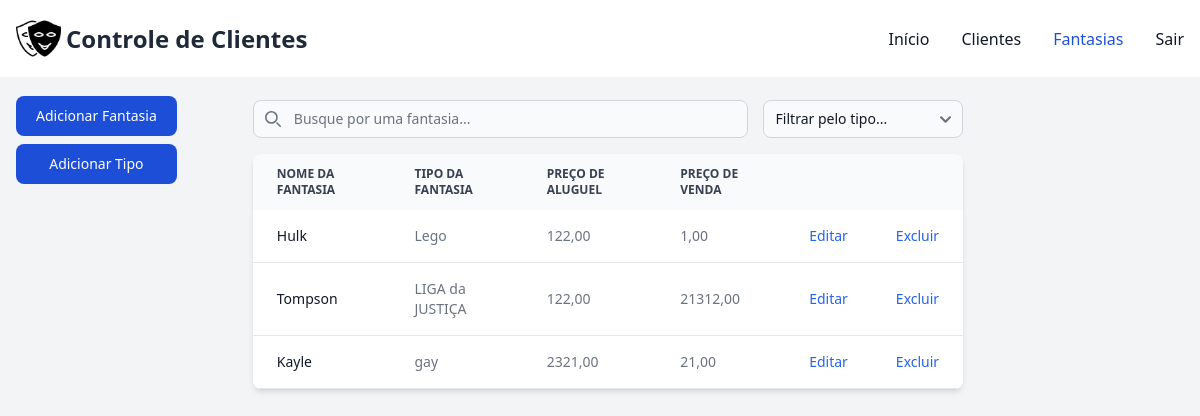
Before: /controle/fantasias/ (signed in) with the older database file.
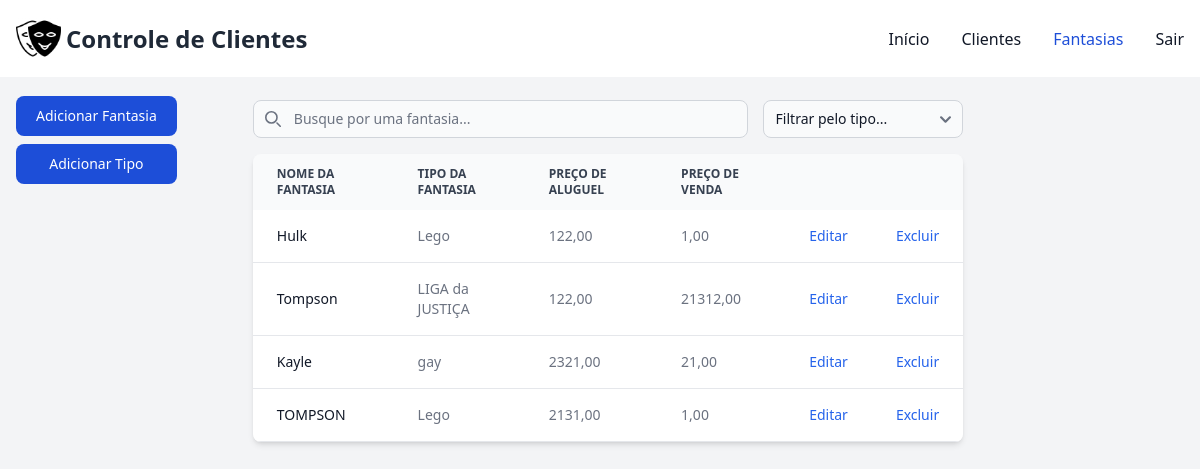
After: the same page with the newer database file.
### controle/models.py (models this page shows, shortened)
class Fantasia(models.Model):
    usuario = models.ForeignKey(User, on_delete=models.CASCADE)
    nome_fantasia = models.CharField(max_length=60, unique=True)
    preco_venda = models.DecimalField(max_digits=10, decimal_places=2, blank=True, null=True)
    preco_aluguel = models.DecimalField(max_digits=10, decimal_places=2, blank=True, null=True)
    tipo_fantasia = models.ForeignKey(Tipo, on_delete=models.CASCADE)

class Tipo(models.Model):
    usuario = models.ForeignKey(User, on_delete=models.CASCADE)
    nome_tipo = models.CharField(max_length=60, unique=True, null=False)

### controle/views.py (the view, shortened to what this page needs)
# urls.py: path('fantasias/', views.fantasias_view, name='fantasias'),
@login_required(login_url="/controle/login")
def fantasias_view(request):
    if request.method == "GET":
        sessao = request.user
        fantasias = Fantasia.objects.filter(usuario=sessao)
        tipos = Tipo.objects.filter(usuario=sessao)
        context = {
            'fantasias': fantasias,
            'tipos': tipos
        }
        return render(request, 'fantasias.html', context)

### controle/templates/fantasias.html (shortened to what the changed rows need)
{% extends "base.html" %}
{% block conteudo %}
    <div class="pt-4 pl-4">
        <div class="flex justify-center">
            <div  class="flex flex-col lg:w-3/5 w-4/5">
            <div class="relative overflow-x-auto shadow-md sm:rounded-lg">
                <table class="w-full text-sm text-left rtl:text-right text-gray-500">
                    <thead class="text-xs text-gray-700 uppercase bg-gray-50">
                        <tr>
                            <th scope="col" class="px-6 py-3">
                                Nome da Fantasia
                            </th>
                            <th scope="col" class="px-6 py-3">
                                Tipo da Fantasia
                            </th>
                            <th scope="col" class="px-6 py-3">
                                Preço de Aluguel
                            </th>
                            <th scope="col" class="px-6 py-3">
                                Preço de Venda
                            </th>
                            <th scope="col" class="px-6 py-3">
                            </th>
                            <th scope="col" class="px-6 py-3">
                            </th>
                        </tr>
                    </thead>
                    <tbody>
                        {% for fantasia in fantasias %}
                        <tr class="bg-white border-b">
                            <th scope="row" class="px-6 py-4 font-medium text-gray-900 whitespace-nowrap">
                                {{ fantasia.nome_fantasia|truncatechars:52 }}
                            </th>
                            <td class="px-6 py-4">
                                {{ fantasia.tipo_fantasia.nome_tipo }}
                            </td>
                            <td class="px-6 py-4">
                                {{ fantasia.preco_aluguel }}
                            </td>
                            <td class="px-6 py-4">
                                {{ fantasia.preco_venda }}
                            </td>
                            <td class="px-6 py-4">
                                <button data-fantasia-id="{{ fantasia.id }}" data-modal-target="editar-modal" data-modal-toggle="editar-modal" class="font-medium text-blue-600 hover:underline">Editar</button>
                            </td>
                            <td class="px-6 py-4">
                                <button data-fantasia-id="{{ fantasia.id }}" class="font-medium text-blue-600 hover:underline" onclick="excluirFantasia(event)">Excluir</button>
                            </td>
                        </tr>
                        {% endfor %}
                    </tbody>
                </table>
            </div>
        </div>
    </div>
    </div>
    {% load static %}
{% endblock %}

Changed rows visible on the page:
added Fantasia: nome_fantasia "TOMPSON", tipo_fantasia.nome_tipo "Lego", preco_aluguel "2131,00", preco_venda "1,00"
